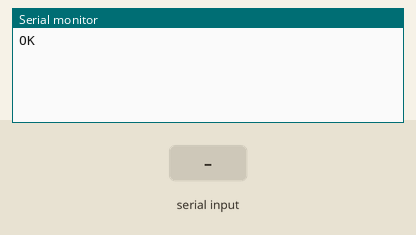
This sketch was run on a simulated Arduino Uno, built with avr-gcc and run on an emulated ATmega328P. Shown: the last lines printed to the serial monitor. The test bench sets the inputs (shaded band). The modem accepts every AT command (registered, SIM ready, sends succeed) and sends nothing else.

Above: at 2.2 s.
2.3 s: "1" received over the second serial link
At 3.2 s:
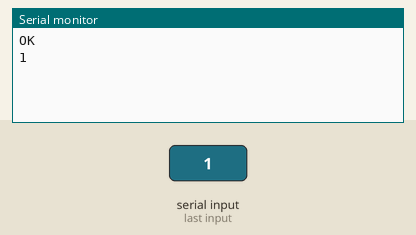
3.8 s: "0" received over the second serial link
At 4.4 s:
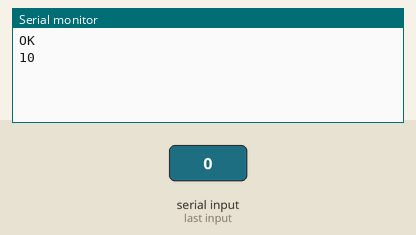

The sketch:

teste_esp01.ino
```cpp
#include <SoftwareSerial.h>

SoftwareSerial espSerial(2, 3); // Configura os pinos RX (2) e TX (3) para a comunicação com o ESP01

void setup() {
  Serial.begin(9600);         // Inicializa a comunicação serial do Arduino
  espSerial.begin(9600);      // Inicializa a comunicação serial com o ESP01

  delay(1000);                // Aguarda 1 segundo para estabilizar a conexão

  espSerial.println("AT");    // Envia o comando AT para verificar a comunicação com o ESP01
}

void loop() {
  if (espSerial.available()) {
    Serial.write(espSerial.read());  // Exibe os dados recebidos do ESP01 no Monitor Serial do Arduino
  }

  if (Serial.available()) {
    espSerial.write(Serial.read());  // Envia os dados digitados no Monitor Serial do Arduino para o ESP01
  }
}
```

Measured:
- after the input at 2.3 s, the serial monitor: prints a new line at once (image 1)
- after the input at 3.8 s, the serial monitor: prints a new line at once (image 2)
